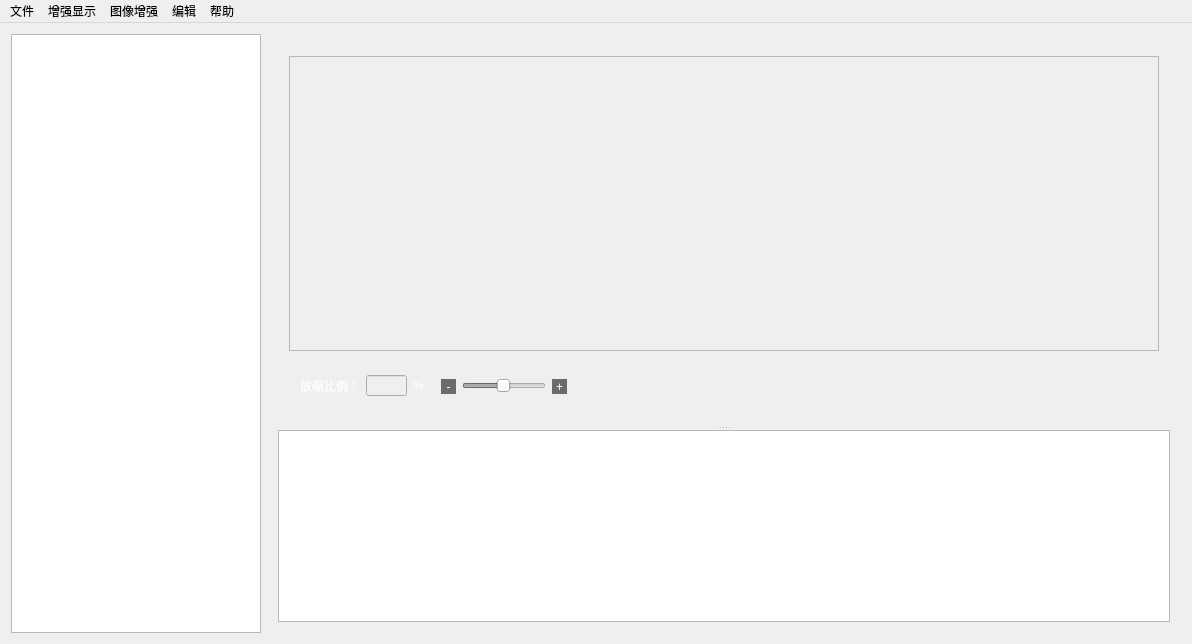
<?xml version="1.0" encoding="UTF-8"?>
<ui version="4.0">
 <class>MainWindow</class>
 <widget class="QMainWindow" name="MainWindow">
  <property name="geometry">
   <rect>
    <x>0</x>
    <y>0</y>
    <width>1192</width>
    <height>644</height>
   </rect>
  </property>
  <property name="sizePolicy">
   <sizepolicy hsizetype="MinimumExpanding" vsizetype="Preferred">
    <horstretch>0</horstretch>
    <verstretch>0</verstretch>
   </sizepolicy>
  </property>
  <property name="windowTitle">
   <string>工业探伤</string>
  </property>
  <property name="windowIcon">
   <iconset resource="src.qrc">
    <normaloff>:/img/img/test.ico</normaloff>:/img/img/test.ico</iconset>
  </property>
  <property name="styleSheet">
   <string notr="true"/>
  </property>
  <widget class="QWidget" name="centralWidget">
   <property name="styleSheet">
    <string notr="true"/>
   </property>
   <layout class="QGridLayout" name="gridLayout_5">
    <item row="0" column="1">
     <widget class="QWidget" name="widget_2" native="true">
      <layout class="QGridLayout" name="gridLayout_4">
       <item row="0" column="0">
        <widget class="QSplitter" name="splitter">
         <property name="orientation">
          <enum>Qt::Vertical</enum>
         </property>
         <widget class="QWidget" name="widget" native="true">
          <property name="sizePolicy">
           <sizepolicy hsizetype="Preferred" vsizetype="Expanding">
            <horstretch>0</horstretch>
            <verstretch>5</verstretch>
           </sizepolicy>
          </property>
          <layout class="QGridLayout" name="gridLayout_2">
           <item row="1" column="0">
            <widget class="QWidget" name="widget_bottom" native="true">
             <property name="sizePolicy">
              <sizepolicy hsizetype="Expanding" vsizetype="Maximum">
               <horstretch>0</horstretch>
               <verstretch>0</verstretch>
              </sizepolicy>
             </property>
             <property name="maximumSize">
              <size>
               <width>16777215</width>
               <height>58</height>
              </size>
             </property>
             <layout class="QGridLayout" name="gridLayout_3">
              <item row="0" column="0">
               <widget class="QLabel" name="edit">
                <property name="sizePolicy">
                 <sizepolicy hsizetype="Fixed" vsizetype="Fixed">
                  <horstretch>0</horstretch>
                  <verstretch>0</verstretch>
                 </sizepolicy>
                </property>
                <property name="text">
                 <string>&lt;html&gt;&lt;head/&gt;&lt;body&gt;&lt;p&gt;&lt;span style=&quot; color:#ffffff;&quot;&gt;放缩比例：&lt;/span&gt;&lt;/p&gt;&lt;/body&gt;&lt;/html&gt;</string>
                </property>
               </widget>
              </item>
              <item row="0" column="1">
               <widget class="QLineEdit" name="rate">
                <property name="enabled">
                 <bool>false</bool>
                </property>
                <property name="sizePolicy">
                 <sizepolicy hsizetype="Fixed" vsizetype="Fixed">
                  <horstretch>0</horstretch>
                  <verstretch>0</verstretch>
                 </sizepolicy>
                </property>
                <property name="maximumSize">
                 <size>
                  <width>41</width>
                  <height>21</height>
                 </size>
                </property>
                <property name="autoFillBackground">
                 <bool>false</bool>
                </property>
                <property name="styleSheet">
                 <string notr="true">font: 15pt &quot;Adobe Arabic&quot;;</string>
                </property>
                <property name="text">
                 <string/>
                </property>
               </widget>
              </item>
              <item row="0" column="2">
               <widget class="QLabel" name="label_3">
                <property name="sizePolicy">
                 <sizepolicy hsizetype="Fixed" vsizetype="Fixed">
                  <horstretch>0</horstretch>
                  <verstretch>0</verstretch>
                 </sizepolicy>
                </property>
                <property name="text">
                 <string>&lt;html&gt;&lt;head/&gt;&lt;body&gt;&lt;p&gt;&lt;span style=&quot; color:#ffffff;&quot;&gt;%&lt;/span&gt;&lt;/p&gt;&lt;/body&gt;&lt;/html&gt;</string>
                </property>
               </widget>
              </item>
              <item row="0" column="3">
               <widget class="QWidget" name="widget_left_2" native="true">
                <property name="sizePolicy">
                 <sizepolicy hsizetype="Fixed" vsizetype="Fixed">
                  <horstretch>0</horstretch>
                  <verstretch>0</verstretch>
                 </sizepolicy>
                </property>
                <layout class="QHBoxLayout" name="horizontalLayout">
                 <item>
                  <widget class="QToolButton" name="minus">
                   <property name="enabled">
                    <bool>false</bool>
                   </property>
                   <property name="minimumSize">
                    <size>
                     <width>15</width>
                     <height>15</height>
                    </size>
                   </property>
                   <property name="maximumSize">
                    <size>
                     <width>15</width>
                     <height>15</height>
                    </size>
                   </property>
                   <property name="styleSheet">
                    <string notr="true">background-color: rgb(107, 107, 107);
color:white;
border:0px;</string>
                   </property>
                   <property name="text">
                    <string>-</string>
                   </property>
                  </widget>
                 </item>
                 <item>
                  <widget class="QSlider" name="showimgscale">
                   <property name="enabled">
                    <bool>false</bool>
                   </property>
                   <property name="sizePolicy">
                    <sizepolicy hsizetype="Expanding" vsizetype="Expanding">
                     <horstretch>0</horstretch>
                     <verstretch>0</verstretch>
                    </sizepolicy>
                   </property>
                   <property name="minimum">
                    <number>1</number>
                   </property>
                   <property name="maximum">
                    <number>1000</number>
                   </property>
                   <property name="value">
                    <number>500</number>
                   </property>
                   <property name="orientation">
                    <enum>Qt::Horizontal</enum>
                   </property>
                  </widget>
                 </item>
                 <item>
                  <widget class="QToolButton" name="plus">
                   <property name="enabled">
                    <bool>false</bool>
                   </property>
                   <property name="sizePolicy">
                    <sizepolicy hsizetype="Fixed" vsizetype="Fixed">
                     <horstretch>0</horstretch>
                     <verstretch>0</verstretch>
                    </sizepolicy>
                   </property>
                   <property name="minimumSize">
                    <size>
                     <width>15</width>
                     <height>15</height>
                    </size>
                   </property>
                   <property name="maximumSize">
                    <size>
                     <width>15</width>
                     <height>15</height>
                    </size>
                   </property>
                   <property name="styleSheet">
                    <string notr="true">background-color: rgb(107, 107, 107);
color:white;
border:0px;</string>
                   </property>
                   <property name="text">
                    <string>+</string>
                   </property>
                  </widget>
                 </item>
                </layout>
               </widget>
              </item>
              <item row="0" column="4">
               <spacer name="horizontalSpacer">
                <property name="orientation">
                 <enum>Qt::Horizontal</enum>
                </property>
                <property name="sizeHint" stdset="0">
                 <size>
                  <width>461</width>
                  <height>20</height>
                 </size>
                </property>
               </spacer>
              </item>
             </layout>
            </widget>
           </item>
           <item row="0" column="0">
            <widget class="QScrollArea" name="scrollshowimg">
             <property name="autoFillBackground">
              <bool>false</bool>
             </property>
             <property name="styleSheet">
              <string notr="true"/>
             </property>
             <property name="widgetResizable">
              <bool>true</bool>
             </property>
             <widget class="QWidget" name="scrollAreaWidgetContents">
              <property name="geometry">
               <rect>
                <x>0</x>
                <y>0</y>
                <width>880</width>
                <height>304</height>
               </rect>
              </property>
              <layout class="QGridLayout" name="gridLayout">
               <property name="leftMargin">
                <number>0</number>
               </property>
               <property name="topMargin">
                <number>0</number>
               </property>
               <property name="rightMargin">
                <number>0</number>
               </property>
               <property name="bottomMargin">
                <number>0</number>
               </property>
               <item row="0" column="0">
                <widget class="QLabel" name="winshowimg">
                 <property name="enabled">
                  <bool>true</bool>
                 </property>
                 <property name="sizePolicy">
                  <sizepolicy hsizetype="Expanding" vsizetype="Expanding">
                   <horstretch>0</horstretch>
                   <verstretch>0</verstretch>
                  </sizepolicy>
                 </property>
                 <property name="layoutDirection">
                  <enum>Qt::LeftToRight</enum>
                 </property>
                 <property name="styleSheet">
                  <string notr="true"/>
                 </property>
                 <property name="text">
                  <string/>
                 </property>
                 <property name="scaledContents">
                  <bool>false</bool>
                 </property>
                </widget>
               </item>
              </layout>
             </widget>
            </widget>
           </item>
          </layout>
         </widget>
         <widget class="QTreeView" name="fileexplorer">
          <property name="sizePolicy">
           <sizepolicy hsizetype="Preferred" vsizetype="Expanding">
            <horstretch>0</horstretch>
            <verstretch>0</verstretch>
           </sizepolicy>
          </property>
          <property name="minimumSize">
           <size>
            <width>0</width>
            <height>0</height>
           </size>
          </property>
          <property name="maximumSize">
           <size>
            <width>16777215</width>
            <height>16777215</height>
           </size>
          </property>
          <property name="sizeIncrement">
           <size>
            <width>0</width>
            <height>0</height>
           </size>
          </property>
         </widget>
        </widget>
       </item>
      </layout>
     </widget>
    </item>
    <item row="0" column="0">
     <widget class="QListWidget" name="imagelist">
      <property name="sizePolicy">
       <sizepolicy hsizetype="Maximum" vsizetype="Expanding">
        <horstretch>0</horstretch>
        <verstretch>0</verstretch>
       </sizepolicy>
      </property>
      <property name="maximumSize">
       <size>
        <width>250</width>
        <height>16777215</height>
       </size>
      </property>
     </widget>
    </item>
   </layout>
  </widget>
  <widget class="QMenuBar" name="menuBar">
   <property name="enabled">
    <bool>true</bool>
   </property>
   <property name="geometry">
    <rect>
     <x>0</x>
     <y>0</y>
     <width>1192</width>
     <height>23</height>
    </rect>
   </property>
   <property name="autoFillBackground">
    <bool>false</bool>
   </property>
   <property name="styleSheet">
    <string notr="true"/>
   </property>
   <widget class="QMenu" name="menu_2">
    <property name="autoFillBackground">
     <bool>false</bool>
    </property>
    <property name="styleSheet">
     <string notr="true"/>
    </property>
    <property name="title">
     <string>增强显示</string>
    </property>
    <widget class="QMenu" name="hdr">
     <property name="enabled">
      <bool>false</bool>
     </property>
     <property name="title">
      <string>HDR           </string>
     </property>
     <addaction name="localadaptive_hdr"/>
     <addaction name="separator"/>
     <addaction name="hist_hdr"/>
    </widget>
    <addaction name="hist"/>
    <addaction name="hdr"/>
   </widget>
   <widget class="QMenu" name="menu_3">
    <property name="autoFillBackground">
     <bool>false</bool>
    </property>
    <property name="styleSheet">
     <string notr="true"/>
    </property>
    <property name="title">
     <string>图像增强</string>
    </property>
    <addaction name="contrast"/>
    <addaction name="denoise"/>
   </widget>
   <widget class="QMenu" name="menu_4">
    <property name="autoFillBackground">
     <bool>false</bool>
    </property>
    <property name="styleSheet">
     <string notr="true"/>
    </property>
    <property name="title">
     <string>编辑</string>
    </property>
    <widget class="QMenu" name="turn">
     <property name="enabled">
      <bool>false</bool>
     </property>
     <property name="title">
      <string>翻转            </string>
     </property>
     <addaction name="turn_horizontal"/>
     <addaction name="separator"/>
     <addaction name="turn_vertical"/>
    </widget>
    <addaction name="invert"/>
    <addaction name="turn"/>
    <addaction name="back"/>
   </widget>
   <widget class="QMenu" name="menu">
    <property name="autoFillBackground">
     <bool>true</bool>
    </property>
    <property name="styleSheet">
     <string notr="true"/>
    </property>
    <property name="title">
     <string notr="true">文件</string>
    </property>
    <addaction name="openfile"/>
    <addaction name="resave"/>
    <addaction name="info"/>
    <addaction name="exit"/>
   </widget>
   <widget class="QMenu" name="menu_5">
    <property name="title">
     <string>帮助</string>
    </property>
    <addaction name="about"/>
   </widget>
   <addaction name="menu"/>
   <addaction name="menu_2"/>
   <addaction name="menu_3"/>
   <addaction name="menu_4"/>
   <addaction name="menu_5"/>
  </widget>
  <action name="openfile">
   <property name="text">
    <string>打开            </string>
   </property>
  </action>
  <action name="resave">
   <property name="enabled">
    <bool>false</bool>
   </property>
   <property name="text">
    <string>另存为           </string>
   </property>
  </action>
  <action name="info">
   <property name="enabled">
    <bool>false</bool>
   </property>
   <property name="text">
    <string>文件信息          </string>
   </property>
  </action>
  <action name="actionSR">
   <property name="enabled">
    <bool>false</bool>
   </property>
   <property name="text">
    <string>SR</string>
   </property>
  </action>
  <action name="contrast">
   <property name="enabled">
    <bool>false</bool>
   </property>
   <property name="text">
    <string>对比度           </string>
   </property>
  </action>
  <action name="denoise">
   <property name="enabled">
    <bool>false</bool>
   </property>
   <property name="text">
    <string>去噪            </string>
   </property>
  </action>
  <action name="invert">
   <property name="enabled">
    <bool>false</bool>
   </property>
   <property name="text">
    <string>正负            </string>
   </property>
  </action>
  <action name="hist">
   <property name="enabled">
    <bool>false</bool>
   </property>
   <property name="text">
    <string>调整色阶          </string>
   </property>
  </action>
  <action name="back">
   <property name="enabled">
    <bool>false</bool>
   </property>
   <property name="text">
    <string>回退            </string>
   </property>
  </action>
  <action name="localadaptive_hdr">
   <property name="enabled">
    <bool>false</bool>
   </property>
   <property name="text">
    <string>局部适应</string>
   </property>
  </action>
  <action name="hist_hdr">
   <property name="enabled">
    <bool>false</bool>
   </property>
   <property name="text">
    <string>色调均化直方图</string>
   </property>
  </action>
  <action name="actionB">
   <property name="text">
    <string>b</string>
   </property>
  </action>
  <action name="turn_horizontal">
   <property name="text">
    <string>水平翻转</string>
   </property>
  </action>
  <action name="turn_vertical">
   <property name="text">
    <string>竖直翻转</string>
   </property>
  </action>
  <action name="about">
   <property name="text">
    <string>关于本软件         </string>
   </property>
  </action>
  <action name="exit">
   <property name="text">
    <string>退出</string>
   </property>
  </action>
  <action name="decode">
   <property name="text">
    <string>打开编码文件</string>
   </property>
  </action>
 </widget>
 <layoutdefault spacing="6" margin="11"/>
 <resources>
  <include location="src.qrc"/>
 </resources>
 <connections/>
</ui>
